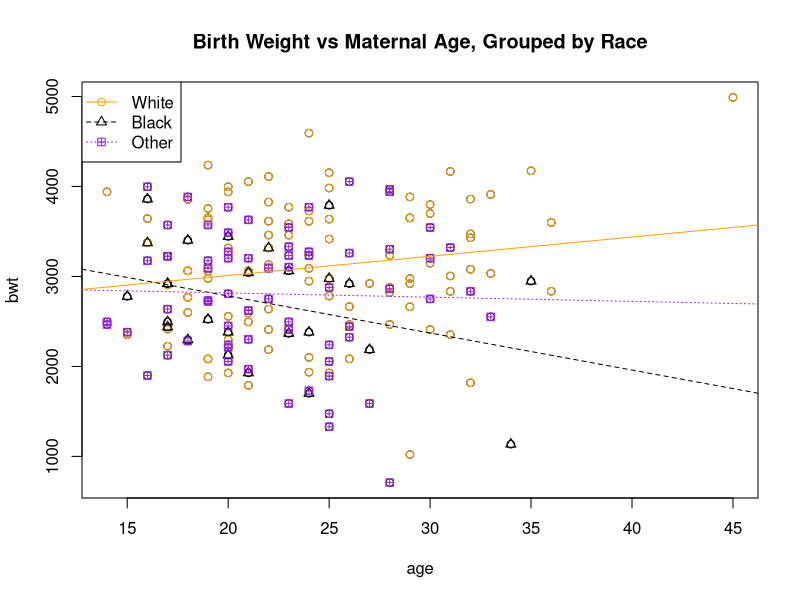

Source code (R):
# Stat 6021: Homework Set 6

## Name: H. Diana McSpadden
### UID: hdm5s
### 10.10.2020

#q1a-1}
# attach the data
library(MASS)

attach(birthwt)
head(birthwt,5)

#q1a-2}
race<-factor(race) # this asks R to see race as categorical
is.factor(race) 

contrasts(race) 

# need to label the classes for race
levels(race) <- c("white", "black", "other")  # Dr. Woo HIGHLY recommends making names for classes in a category
contrasts(race)

#q1a-3}
# subset the data set by race
# need to use the original data values, not labels
dataW <- subset(birthwt,race=="1") 
dataB <- subset(birthwt,race=="2") 
dataO <- subset(birthwt,race=="3") 

##fit 3 separate regressions, one for each region
modW <- lm(bwt~age,data=dataW)
modB <- lm(bwt~age,data=dataB)
modO <- lm(bwt~age,data=dataO)

##create a scatterplot with different colors and symbols for each race
plot(age,bwt,main="Birth Weight vs Maternal Age, Grouped by Race")

points(dataW$age,dataW$bwt, pch=1, col="orange") 
points(dataB$age,dataB$bwt, pch=2, col="black") 
points(dataO$age,dataO$bwt, pch=12, col="purple")

abline(modW,lty=1, col="orange")
abline(modB,lty=2, col="black") 
abline(modO,lty=3, col="purple")

legend("topleft", c("White","Black","Other"), lty=c(1,2,3), pch=c(1,2,12), col=c("orange","black","purple")) 


#q1b-1}
modelInteractions <- lm(bwt~age*race)
summary(modelInteractions)


#q1b-2}

interceptBlack <- 2583.54 + 1022.79
interceptBlack

interceptOther <- 2583.54 + 326.05
interceptOther

slopeBlack <- 21.37 - 62.54
slopeBlack

slopeOther <- 21.37 - 26.03
slopeOther

#q2a}

averageAllRegions <- (26159 + 22894 + 22894) / 3
averageAllRegions

averageSpend <- (3901 + 3274 + 3919) / 3
averageSpend

#q3a-1}
MSRSpendArea <- 9720281 * 2
print(paste("Mean Squared Regression Spend_Area: ", MSRSpendArea))

#q3a-2}
# knowns
dfReducedModel <- 47
dfFullModel <- 45 #in the anova table, AND also 51 - the six coefficients in the E(y)
SSEReduced <- 232498501 + 9720281
SSEFull <- 232498501

# calculate that F statistic using SSR's and SSE
# page 272 I think gives the F0 calculation
F0 <- ((SSEReduced - SSEFull) / (dfReducedModel - dfFullModel)) / (SSEFull / dfFullModel)
print(paste("F0 is: ", F0))

# create the critical value
# page 272 gives the test statistic
criticalFValue <- qf(0.95,(dfReducedModel - dfFullModel),dfFullModel)
print(paste("The critical value is: ", criticalFValue))

pvalue <- 1-pf(F0,(dfReducedModel - dfFullModel),dfFullModel) # remember to use 1 - pf
print(paste("The p value for the F statistic is: ", pvalue))

B2hat <- 529.40 

#q3d-1}

# multiplier for confidence interval is t((1-.05)/(2*g),n-p)
# g == 3 == number of pairwise comparisons we are making
# n = 51
# p = 4 == parameters Intercept, Spend, AreaSouth, AreaWest
deltaMultiplier <- qt((1 - (.05/6)), (51 - 4))
print(paste("The 95% multiplier is: ", deltaMultiplier))

seB2hat <- sqrt(588126.71689) # sqrt(# from the vcov matrix), BUT also the same value in the Est. Std Error table for the coef.

# confidence interval = Bi-hat +- deltaMultiplier * se(Bi-hat)
B2CIlow <- B2hat - (deltaMultiplier * seB2hat)
B2CIhigh <- B2hat + (deltaMultiplier * seB2hat)

print(paste("The 95% CI for the mean difference in the mean teacher salary between the North region and the South region is: ", B2CIlow, " to ", B2CIhigh))

#q3d-2}
B3hat <- 1674.00

seB3hat <- sqrt(641873.8) # sqrt(# from the vcov matrix), BUT also the same value in the Est. Std Error table for the coef.

B3CIlow <- B3hat - (deltaMultiplier * seB3hat)
B3CIhigh <- B3hat + (deltaMultiplier * seB3hat)

print(paste("The 95% CI for the mean difference in the mean teacher salary between the North region and the West region is: ", B3CIlow, " to ", B3CIhigh))

#q3d-3}
B2B3hat <- B2hat - B3hat
#print(paste("B2 B3 hat:", B2B3hat))
#print(paste("t value: ", deltaMultiplier))


# above calculation may be wrong, also trying:
# Var(B2-hat) + Var(B3-hat) - 2Cov(B2,B3)
seB2B3hatv2 <- sqrt(588126.72 + 641873.8 - (2 * 244238.0)) # use the vcov table

B2B3CIlowv2 <- B2B3hat - (deltaMultiplier * seB2B3hatv2)
B2B3CIhighv2 <- B2B3hat + (deltaMultiplier * seB2B3hatv2)

print(paste("The 95% CI for the mean difference in the mean teacher salary between the South region and the West region is: ", B2B3CIlowv2, " to ", B2B3CIhighv2))


